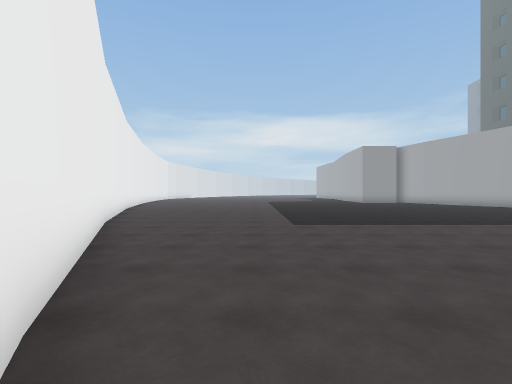
view 1 (above)

16 first-person views from a walk through a 3-D level made in the Unity game engine. The camera is 1.4 m above the floor, looks level and sees 85° across. The floor is counted in squares, 1.84 m on a side. Each view is taken from the middle of a square. On the plan, view 1 faces up. The plan holds only what a view shows up to about 10 squares ahead; the rest is blank. The place goes on beyond the plan. The player character is not drawn.

view 2
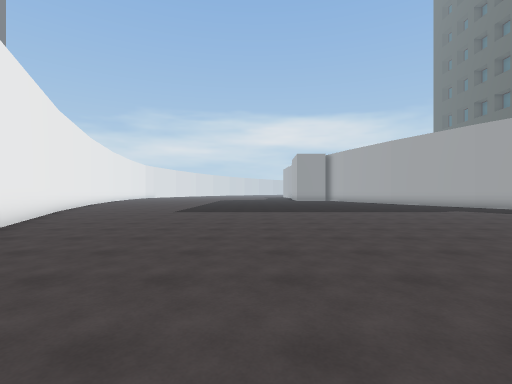

view 3
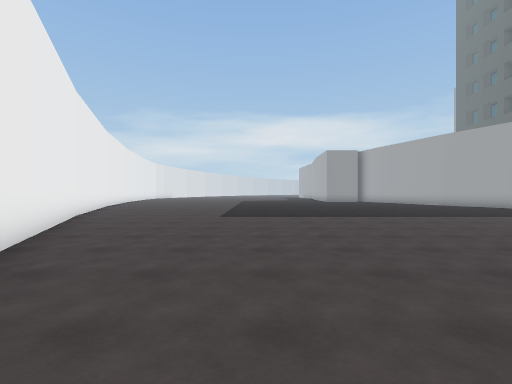

view 4
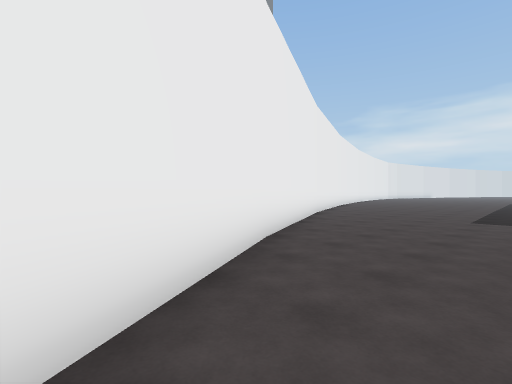

view 5
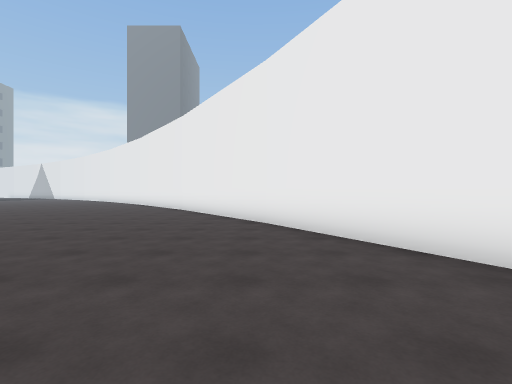

view 6
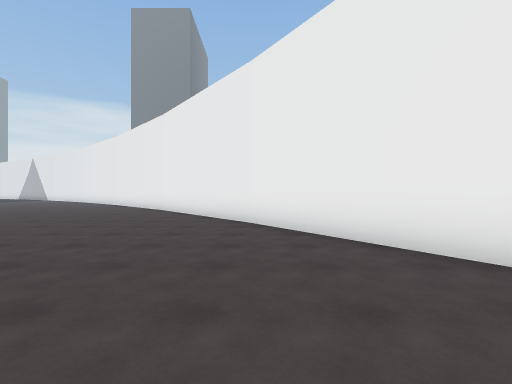

view 7
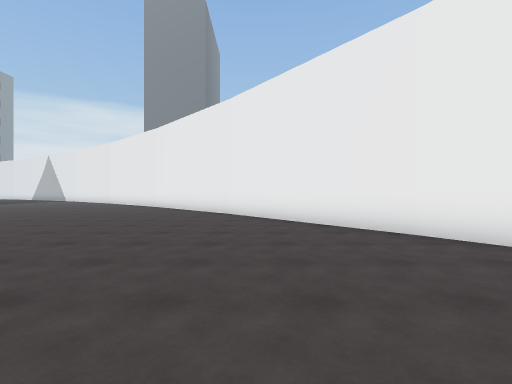

view 8
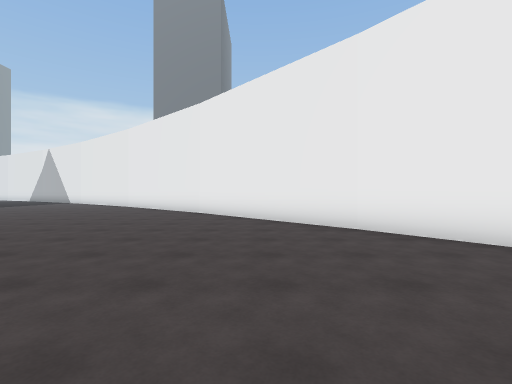

view 9
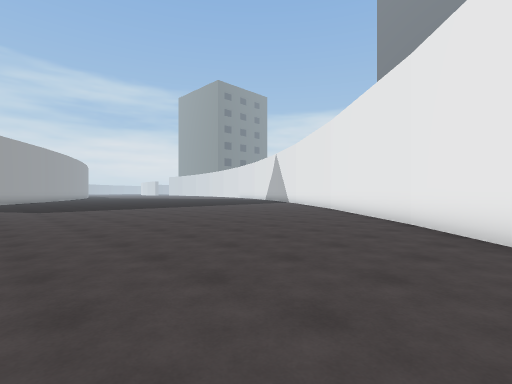

view 10
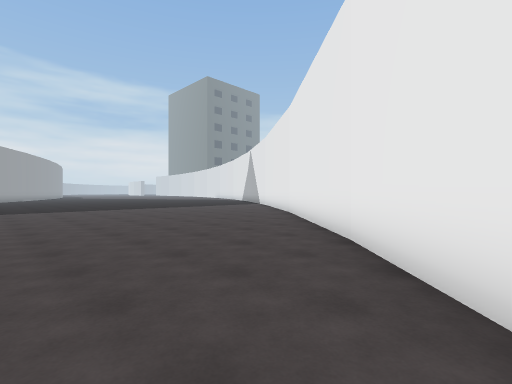

view 11
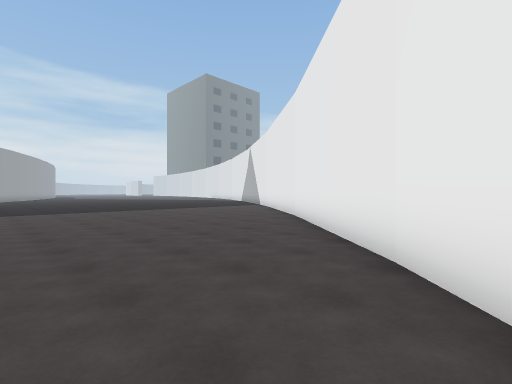

view 12
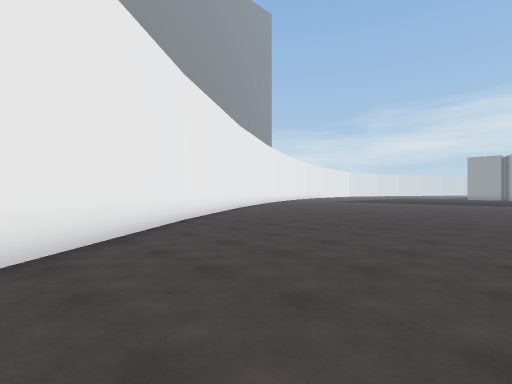

view 13
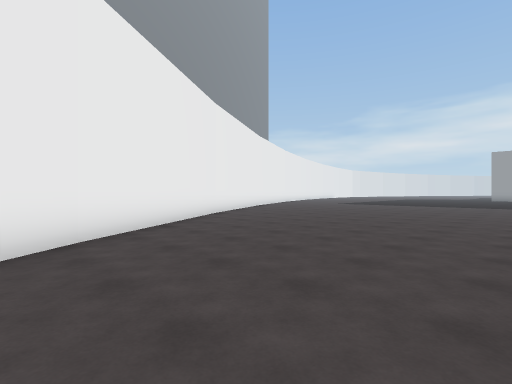

view 14
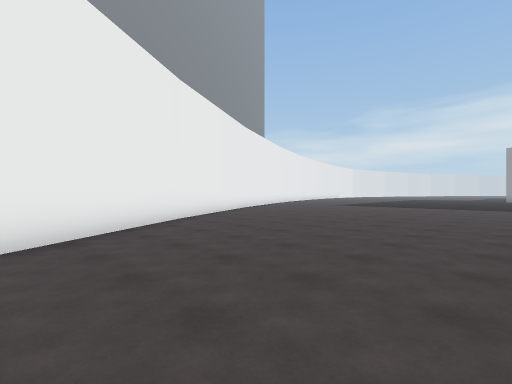

view 15
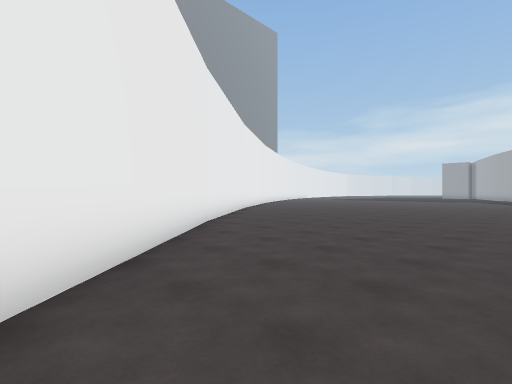

view 16
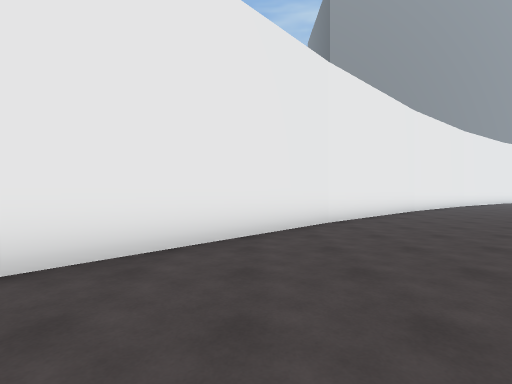

### Floor plan
Points are (right, up) in squares from view 1. A wall is a line through its corners. A room is listed if a view was taken in it or the views show most of it. See-through windows are left out.
Room 1 (views 1, 2, 3, 4, 5, 6, 7, 8, 9, 10, 11, 12, 13, 14, 15, 16)
walls: (5.1, -8.9) (8.9, -13.7) (13.1, -18.2); (1.7, -3.8) (5.2, -9); (13, -18.2) (18.2, -22.9); (-3.7, 5.8) (1.8, -3.9); (-4.9, 10) (-3.8, 7)

Where each view was taken, in squares from view 1:
view 1: 0 up, 0 right, facing up
view 2: 4 down, 4 right, facing up
view 3: 2 down, 2 right, facing up
view 4: 2 down, 2 right, facing up-left
view 5: 3 up, 2 right, facing down
view 6: 2 down, 5 right, facing down
view 7: 4 down, 8 right, facing down
view 8: 8 down, 11 right, facing down
view 9: 11 down, 11 right, facing down-right
view 10: 14 down, 11 right, facing down-right
view 11: 15 down, 12 right, facing down-right
view 12: 13 down, 12 right, facing up-left
view 13: 10 down, 10 right, facing up-left
view 14: 8 down, 9 right, facing up-left
view 15: 18 down, 15 right, facing up-left
view 16: 20 down, 20 right, facing left
